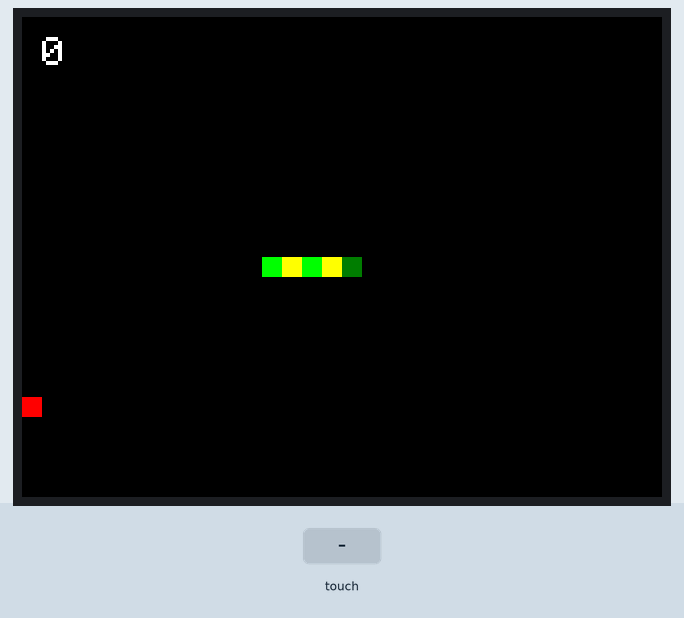
This sketch was run on a simulated Arduino Uno, built with avr-gcc and run on an emulated ATmega328P. Parts: 320×240 colour display. Inputs (shaded band) come from the test bench. Random numbers use the default seed unless the sketch sets one; what the sketch prints to the serial monitor is not drawn.

Above: at 1.4 s.
1.5 s: touch panel pressed at 13 % / 50 % of its raw x / y range
At 4.8 s:
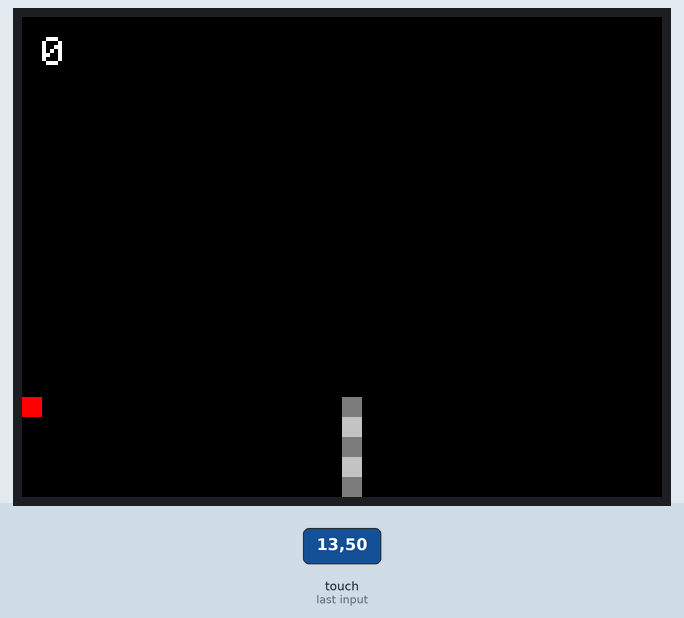
At 10.1 s:
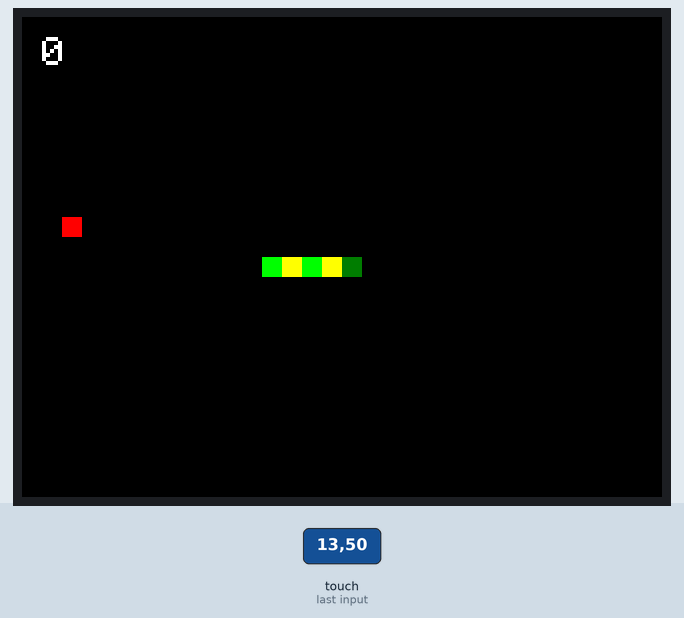
Timing chart, 0 to 10.5 s (numbered marks = the images above; inputs shaded):
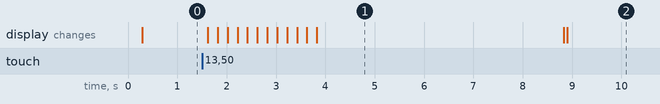

Measured:
- after the input at 1.5 s, the display: first changes after 0.12 s (image 1 shows a later state)
- what the display in image 1 shows lasts 5.0 s, from 3.8 s to 8.8 s

The sketch:

snake.ino
```cpp
// Snake classic arcade came on Arduino UNO with Adafruit ILI9341 touchscreen TFT shield (capacitive)
// https://learn.adafruit.com/adafruit-2-8-tft-touch-shield-v2

#include "SPI.h"
#include "Adafruit_GFX.h"
#include "Adafruit_ILI9341.h"
#include "Adafruit_FT6206.h"

// For the Adafruit shield, these are the default.
#define TFT_DC 9
#define TFT_CS 10

// Use hardware SPI (on Uno, #13, #12, #11) and the above for CS/DC
Adafruit_ILI9341 tft = Adafruit_ILI9341(TFT_CS, TFT_DC);

// The FT6206 uses hardware I2C (SCL/SDA)
Adafruit_FT6206 ts = Adafruit_FT6206();

#define MOTION_NONE  0
#define MOTION_UP    1
#define MOTION_DOWN  2
#define MOTION_LEFT  3
#define MOTION_RIGHT 4

// Touchscreen resolution is 320x240
#define X_MAX_PX 320
#define Y_MAX_PX 240

// For controlling the snake we divide the screen in to 3x3 touch zones:
//   1 2 3
//   4 5 6
//   7 8 9
// Zone 4 = go left
// Zone 6 = go right
// Zone 2 = go up
// Zone 8 = go down

// Touch pixel ranges:
#define X_THIRD 106
#define X_TWO_THIRD 213
#define Y_THIRD 80
#define Y_TWO_THIRD 160

// For display, we divide the entire screen into 10x10 px cells (32x24 grid)
#define X_MAX_CELL 32
#define Y_MAX_CELL 24
#define X_START_CELL 16
#define Y_START_CELL 12
#define CELL_SIZE 10

int motion;
bool alive;

// snake is held in 2 arrays for coordinates. First element is the head of the snake.
#define MAX_LENGTH 100
int x_cell_pos[MAX_LENGTH+1];
int y_cell_pos[MAX_LENGTH+1];
int length = 5;

// milliseconds between moves
#define MOVE_TIME_MILLIS 200
unsigned long lastMoveMillis;

// milliseconds before restarting game after game-over
#define DEAD_TIME_MILLIS 5000

int fruit_x, fruit_y, score;

void setup() {
  Serial.begin(9600);

  randomSeed(analogRead(0));

  setupScreen();

  setupGame();
}

void setupScreen() {

  Serial.println("ILI9341");
  tft.begin();

  if (!ts.begin(40)) {
    Serial.println("Unable to start touchscreen.");
  }
  else {
    Serial.println("Touchscreen started.");
  }

  // read diagnostics (optional but can help debug problems)
  uint8_t x = tft.readcommand8(ILI9341_RDMODE);
  Serial.print("Display Power Mode: 0x"); Serial.println(x, HEX);
  x = tft.readcommand8(ILI9341_RDMADCTL);
  Serial.print("MADCTL Mode: 0x"); Serial.println(x, HEX);
  x = tft.readcommand8(ILI9341_RDPIXFMT);
  Serial.print("Pixel Format: 0x"); Serial.println(x, HEX);
  x = tft.readcommand8(ILI9341_RDIMGFMT);
  Serial.print("Image Format: 0x"); Serial.println(x, HEX);
  x = tft.readcommand8(ILI9341_RDSELFDIAG);
  Serial.print("Self Diagnostic: 0x"); Serial.println(x, HEX);

  tft.setRotation(1);

}

void setupGame() {
  lastMoveMillis = millis();
  score = 0;
  motion = MOTION_NONE;
  alive = true;

  for(int i=0; i<=length; i++) // use <= as the position after the length is used to clean up the prior position of the snake
  {
    x_cell_pos[i] = X_START_CELL-i;
    y_cell_pos[i] = Y_START_CELL;
  }

  tft.fillScreen(ILI9341_BLACK);
  drawSnake();
  dropFruit();
  printScore(ILI9341_WHITE);
}

void loop(void) {
  // See if there's any  touch data for us
  if (ts.touched())
  {
    // Retrieve a point
    TS_Point p = ts.getPoint();
    // rotate coordinate system
    // flip it around to match the screen.
    p.x = map(p.x, 0, Y_MAX_PX, Y_MAX_PX, 0);
    p.y = map(p.y, 0, X_MAX_PX, X_MAX_PX, 0);
    int y = tft.height() - p.x;
    int x = p.y;

    int zone = 0;

    if(y < Y_THIRD) {
      if(x < X_THIRD) zone = 1;
      else if(x < X_TWO_THIRD) zone = 2;
      else zone = 3;
    }
    else if(y < Y_TWO_THIRD) {
      if(x < X_THIRD) zone = 4;
      else if(x < X_TWO_THIRD) zone = 5;
      else zone = 6;
    }
    else {
      if(x < X_THIRD) zone = 7;
      else if(x < X_TWO_THIRD) zone = 8;
      else zone = 9;
    }

    Serial.print("zone");
    Serial.println(zone);

    switch (motion) {
      case MOTION_LEFT:
        if(zone==2) motion=MOTION_UP;
        else if(zone==8) motion=MOTION_DOWN;
        break;
      case MOTION_RIGHT:
        if(zone==2) motion=MOTION_UP;
        else if(zone==8) motion=MOTION_DOWN;
        break;
      case MOTION_UP:
        if(zone==4) motion=MOTION_LEFT;
        else if(zone==6) motion=MOTION_RIGHT;
        break;
      case MOTION_DOWN:
        if(zone==4) motion=MOTION_LEFT;
        else if(zone==6) motion=MOTION_RIGHT;
        break;
      case MOTION_NONE:
        if(zone==2) motion=MOTION_UP;
        else if(zone==4) motion=MOTION_LEFT;
        else if(zone==6) motion=MOTION_RIGHT;
        else if(zone==8) motion=MOTION_DOWN;
        break;
      default:
        break;
    }
  }

  if(alive) {
    if(millis()-lastMoveMillis >= MOVE_TIME_MILLIS) {
      move();
      lastMoveMillis = millis();
    }
  }
  else {
    if(millis()-lastMoveMillis >= DEAD_TIME_MILLIS) {
      setupGame();
    }
  }

}

void setCell(int x, int y, unsigned int col) {
  tft.fillRect(x * CELL_SIZE, y * CELL_SIZE, CELL_SIZE, CELL_SIZE, col);
}

void drawSnake() {
  int c = 1;
  for(int i=0; i<length; i++) {
    if(i==0) setCell(x_cell_pos[i],y_cell_pos[i], alive ? ILI9341_DARKGREEN : ILI9341_DARKGREY);
    else if(c==1) setCell(x_cell_pos[i],y_cell_pos[i], alive ? ILI9341_GREEN : ILI9341_DARKGREY);
    else setCell(x_cell_pos[i],y_cell_pos[i],alive ? ILI9341_YELLOW : ILI9341_LIGHTGREY);
    c=-c;
  }
  setCell(x_cell_pos[length],y_cell_pos[length],ILI9341_BLACK);
}

void dropFruit() {
  while(true) {
    fruit_x = random(X_MAX_CELL);
    fruit_y = random(Y_MAX_CELL);
    if(!isWithinSnake(fruit_x, fruit_y)) {
      setCell(fruit_x,fruit_y,ILI9341_RED);
      return;
    }
  }
}

bool isWithinSnake(int x, int y) {
  for(int i = 0; i < length; i++) {
    if(x == x_cell_pos[i] && y == y_cell_pos[i]) {
      return true;
    }
  }
  return false;
}

void printScore(unsigned int color) {
  tft.setCursor(10, 10);
  tft.setTextColor(color);  tft.setTextSize(2);
  tft.print(score);
}

void move() {

  if(motion == MOTION_NONE) return;

  int new_x = x_cell_pos[0];
  int new_y = y_cell_pos[0];

  switch (motion) {
    case MOTION_LEFT:
     new_x--;
      break;
    case MOTION_RIGHT:
      new_x++;
      break;
    case MOTION_UP:
      new_y--;
      break;
    case MOTION_DOWN:
      new_y++;
      break;
    default:
      break;
  }

  // check for crossed snake or boundary collision
  if(isWithinSnake(new_x, new_y) || new_x < 0 || new_x > X_MAX_CELL-1 || new_y < 0 || new_y > Y_MAX_CELL-1)
  { // crashed
    motion = MOTION_NONE;
    alive = false;
    drawSnake();
    return;
  }

    // stack push
  for(int i = length; i > 0; i--) {
    x_cell_pos[i] = x_cell_pos[i-1];
    y_cell_pos[i] = y_cell_pos[i-1];
  }

  // add new position to top
  x_cell_pos[0] = new_x;
  y_cell_pos[0] = new_y;

  // eaten fruit?
  if(new_x==fruit_x && new_y==fruit_y) {
    length++;
    printScore(ILI9341_BLACK);
    score++;
    printScore(ILI9341_WHITE);
    dropFruit();
  }

  drawSnake();

}
```
